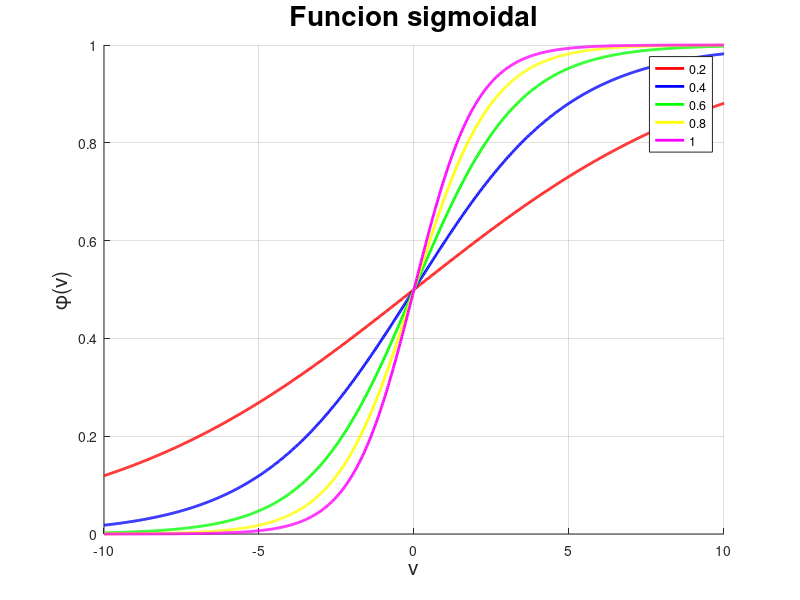

Write the MATLAB code that produced this figure.
% Ian Mu;oz Nu;ez - Funcion sigmoidal

close all
clear
clc

n = 1000;

v = linspace(-10, 10, n);

a = 0.2;

phi = zeros(5, n);
for i=1:5
    for j=1:n
        phi(i, j) = 1/( 1 + exp(-a*v(j)) );
    end
    a = a + 0.2;
end

figure(1)
hold on
grid on

plot(v, phi(1, :), 'r', 'LineWidth', 2)
plot(v, phi(2, :), 'b', 'LineWidth', 2)
plot(v, phi(3, :), 'g', 'LineWidth', 2)
plot(v, phi(4, :), 'y', 'LineWidth', 2)
plot(v, phi(5, :), 'm', 'LineWidth', 2)

title("Funcion sigmoidal", 'FontSize', 20)
xlabel('v', 'FontSize', 15)
ylabel('\phi(v)', 'FontSize', 15)
legend('0.2', '0.4', '0.6', '0.8', '1')

